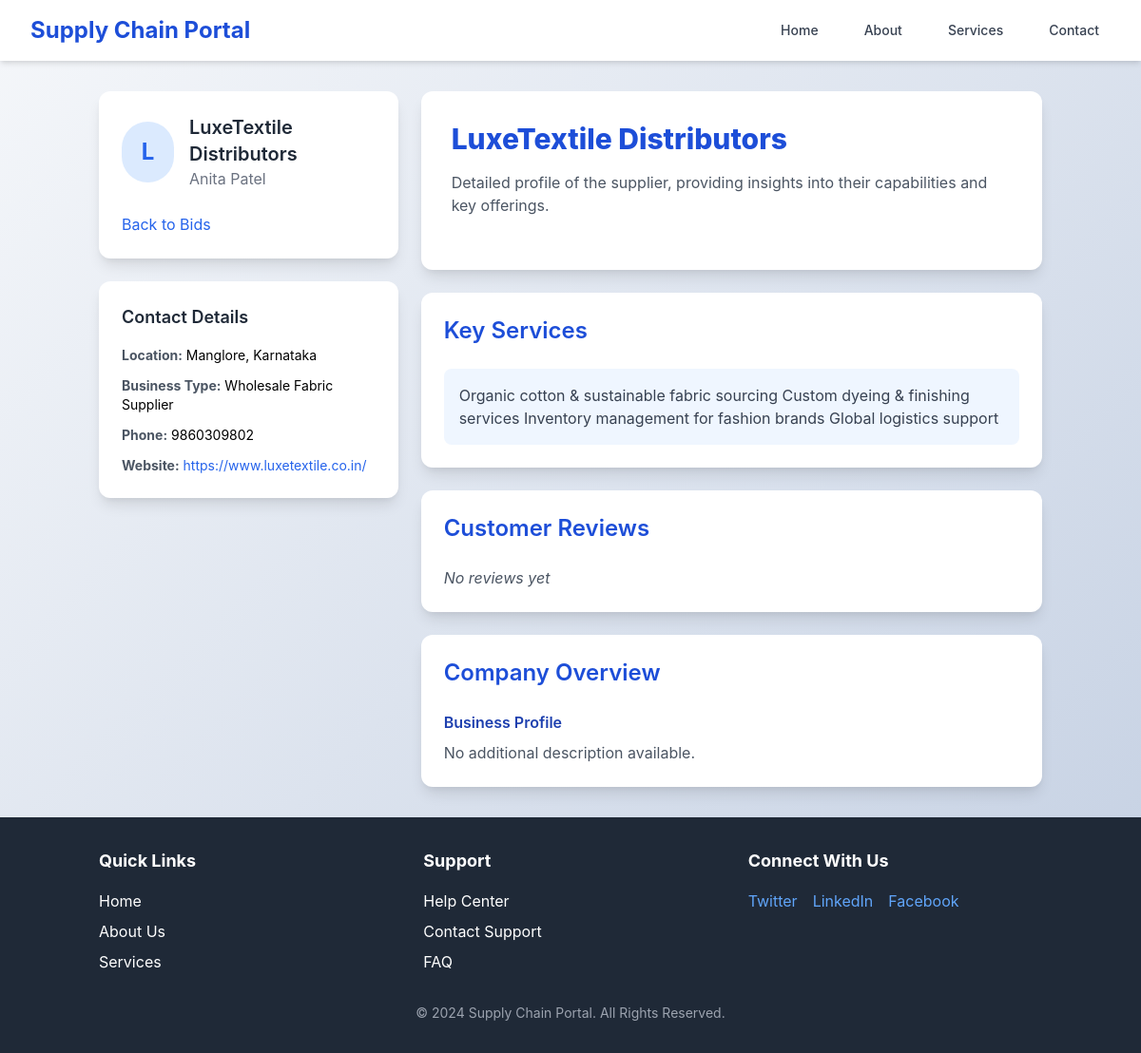
The page /manufacturer/supplier-profile/3/?quote_id=2 (signed in) on the database its author committed.
### supplier/models.py (models this page shows, shortened)
class Supplier(models.Model):
    user = models.OneToOneField(User, on_delete=models.CASCADE)
    first_name = models.CharField(max_length=100)
    last_name = models.CharField(max_length=100)
    company_name = models.CharField(max_length=200)
    city = models.CharField(max_length=100)
    state = models.CharField(max_length=100)
    business_type = models.CharField(max_length=100)
    website = models.URLField(blank=True)
    phone_number = models.CharField(max_length=20)
    key_services = models.TextField()
    wallet_address = models.CharField(max_length=42, blank=True, null=True)
    review_count = models.PositiveIntegerField(default=0)
    average_rating = models.DecimalField(max_digits=3, decimal_places=2, default=0.0)

### manufacturer/views.py (the view)
# urls.py: path('supplier-profile/<int:supplier_id>/', views.view_supplier_profile, name='view_supplier_profile'),
def view_supplier_profile(request, supplier_id):
    if not request.user.is_authenticated:
        return redirect('manufacturer_login')
    try:
        manufacturer = Manufacturer.objects.get(user=request.user)
        supplier = Supplier.objects.get(id=supplier_id)
        quote_id = request.GET.get('quote_id')
        reviews = supplier.reviews.all()
        average_rating = reviews.aggregate(Avg('rating'))['rating__avg']
        return render(request, 'manufacturer/supplier_profile.html', {
            'supplier': supplier,
            'manufacturer': manufacturer,
            'quote_id': quote_id,
            'reviews': reviews,
            'average_rating': average_rating,
            'review_count': reviews.count()
        })
    except Supplier.DoesNotExist:
        messages.error(request, "Supplier not found")
        return redirect('manufacturer_dashboard')

### manufacturer/templates/manufacturer/supplier_profile.html (shortened to what this page needs)
<!DOCTYPE html>
<html lang="en">
<head>
    <link href="https://cdnjs.cloudflare.com/ajax/libs/tailwindcss/2.2.19/tailwind.min.css" rel="stylesheet">
</head>
<body class="min-h-screen flex flex-col bg-gray-50">
    <nav class="relative bg-white shadow-md">
        <div class="max-w-7xl mx-auto px-4 sm:px-6 lg:px-8">
            <div class="flex justify-between items-center h-16">
                <div class="flex items-center">
                    <h1 class="text-2xl font-bold text-blue-700">Supply Chain Portal</h1>
                </div>
                <div class="hidden md:flex space-x-6 nav-menu">
                    <a href="#" class="text-gray-700 hover:text-blue-600 px-3 py-2 text-sm font-medium">Home</a>
                    <a href="#" class="text-gray-700 hover:text-blue-600 px-3 py-2 text-sm font-medium">About</a>
                    <a href="#" class="text-gray-700 hover:text-blue-600 px-3 py-2 text-sm font-medium">Services</a>
                    <a href="#" class="text-gray-700 hover:text-blue-600 px-3 py-2 text-sm font-medium">Contact</a>
                </div>
            </div>
        </div>
    </nav>
    <main class="flex-grow container mx-auto px-4 py-8">
        <div class="grid md:grid-cols-3 gap-6">
            <div class="md:col-span-1 space-y-6">
                <div class="bg-white p-6 rounded-xl shadow-lg dashboard-card">
                    <div class="flex items-center space-x-4">
                        <div class="w-16 h-16 bg-blue-100 rounded-full flex items-center justify-center">
                            <span class="text-2xl font-bold text-blue-600">
                                {{ supplier.company_name.0 }}
                            </span>
                        </div>
                        <div>
                            <h2 class="text-xl font-semibold text-gray-800">
                                {{ supplier.company_name }}
                            </h2>
                            <p class="text-gray-500">{{ supplier.first_name }} {{ supplier.last_name }}</p>
                        </div>
                    </div>
                    <div class="mt-6 space-y-3">
                        <a href="{% url 'view_quote_bids' quote_id %}" class="block text-blue-600 hover:text-blue-800 action-link">
                            Back to Bids
                        </a>
                    </div>
                </div>
                <div class="bg-white p-6 rounded-xl shadow-lg dashboard-card">
                    <h3 class="text-lg font-semibold text-gray-800 mb-4">Contact Details</h3>
                    <div class="space-y-3 text-sm">
                        <p><strong class="text-gray-600">Location:</strong> {{ supplier.city }}, {{ supplier.state }}</p>
                        <p><strong class="text-gray-600">Business Type:</strong> {{ supplier.business_type }}</p>
                        <p><strong class="text-gray-600">Phone:</strong> {{ supplier.phone_number }}</p>
                        {% if supplier.website %}
                            <p>
                                <strong class="text-gray-600">Website:</strong>
                                <a href="{{ supplier.website }}" target="_blank" class="text-blue-600 hover:text-blue-800">
                                    {{ supplier.website }}
                                </a>
                            </p>
                        {% endif %}
                    </div>
                </div>
            </div>
            <div class="md:col-span-2 space-y-6">
                <div class="bg-white p-8 rounded-xl shadow-lg dashboard-card">
                    <h1 class="text-3xl font-extrabold text-blue-700 mb-4">
                        {{ supplier.company_name }}
                    </h1>
                    <p class="text-gray-600 mb-6">
                        Detailed profile of the supplier, providing insights into their capabilities and key offerings.
                    </p>
                </div>
                <div class="bg-white p-6 rounded-xl shadow-lg dashboard-card">
                    <h2 class="text-2xl font-semibold text-blue-700 mb-6">Key Services</h2>
                    <div class="bg-blue-50 p-4 rounded-lg">
                        <p class="text-gray-700">
                            {{ supplier.key_services }}
                        </p>
                    </div>
                </div>
                <div class="bg-white p-6 rounded-xl shadow-lg dashboard-card">
                    <h2 class="text-2xl font-semibold text-blue-700 mb-6">Customer Reviews</h2>
                    {% if average_rating %}
                        <div class="bg-blue-50 p-4 rounded-lg mb-6">
                            <div class="flex items-center">
                                <div class="text-lg font-medium text-gray-800 mr-3">Average Rating:</div>
                                <div class="stars">
                                    {% for i in "12345" %}
                                        {% if forloop.counter <= average_rating|floatformat:0 %}
                                            ★
                                        {% else %}
                                            ☆
                                        {% endif %}
                                    {% endfor %}
                                </div>
                                <div class="ml-3 text-gray-600">({{ average_rating|floatformat:1 }} from {{ review_count }} reviews)</div>
                            </div>
                        </div>
                    {% else %}
                        <p class="text-gray-600 italic">No reviews yet</p>
                    {% endif %}
                </div>
                <div class="bg-white p-6 rounded-xl shadow-lg dashboard-card">
                    <h2 class="text-2xl font-semibold text-blue-700 mb-6">Company Overview</h2>
                    <div class="space-y-4 text-gray-600">
                        <div>
                            <h3 class="font-semibold text-blue-800 mb-2">Business Profile</h3>
                            <p>{{ supplier.business_description|default:"No additional description available." }}</p>
                        </div>
                    </div>
                </div>
            </div>
        </div>
    </main>
    <footer class="bg-gray-800 text-white py-8">
        <div class="container mx-auto px-4 grid md:grid-cols-3 gap-8">
            <div>
                <h3 class="text-lg font-bold mb-4">Quick Links</h3>
                <ul class="space-y-2">
                    <li><a href="#" class="hover:text-blue-400">Home</a></li>
                    <li><a href="#" class="hover:text-blue-400">About Us</a></li>
                    <li><a href="#" class="hover:text-blue-400">Services</a></li>
                </ul>
            </div>
            <div>
                <h3 class="text-lg font-bold mb-4">Support</h3>
                <ul class="space-y-2">
                    <li><a href="#" class="hover:text-blue-400">Help Center</a></li>
                    <li><a href="#" class="hover:text-blue-400">Contact Support</a></li>
                    <li><a href="#" class="hover:text-blue-400">FAQ</a></li>
                </ul>
            </div>
            <div>
                <h3 class="text-lg font-bold mb-4">Connect With Us</h3>
                <div class="flex space-x-4">
                    <a href="#" class="text-blue-400 hover:text-blue-600">Twitter</a>
                    <a href="#" class="text-blue-400 hover:text-blue-600">LinkedIn</a>
                    <a href="#" class="text-blue-400 hover:text-blue-600">Facebook</a>
                </div>
            </div>
        </div>
        <div class="text-center mt-8 text-sm text-gray-400">
            © 2024 Supply Chain Portal. All Rights Reserved.
        </div>
    </footer>
</body>
</html>

### manufacturer/templates/manufacturer/supplier_profile.html (style rules this page uses)
body { background: linear-gradient(135deg, #f5f7fa 0%, #c3cfe2 100%); font-family: 'Inter', sans-serif; }
.dashboard-card { transition: all 0.3s ease; transform-origin: center; }
.action-link { transition: all 0.3s ease; position: relative; overflow: hidden; }
.action-link::after { content: ''; position: absolute; bottom: 0; left: 0; width: 0; height: 2px; background-color: #3b82f6; transition: width 0.3s ease; }

### rows shown on the page
Supplier: company_name.0 "L", company_name "LuxeTextile Distributors", first_name "Anita", last_name "Patel", city "Manglore", state "Karnataka", business_type "Wholesale Fabric Supplier", phone_number "9860309802", website "https://www.luxetextile.co.in/", key_services "Organic cotton & sustainable fabric sourcing Custom dyeing & finishing services Inventory management for fashion brands Global logistics support"
